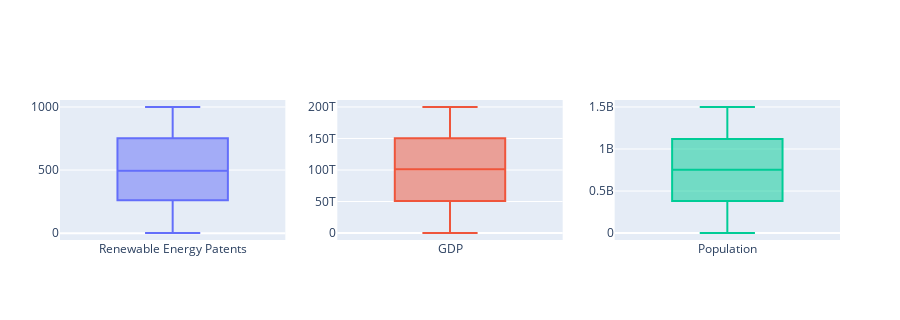

This figure's notebook cell:
### Markdown cell above
Among the integer-type variables, some were described as values representing specific features, such as Government Policies and Public-Private Partnerships in Energy. However, rather than reflecting magnitudes, these variables actually contain binary values indicating the presence or absence of a given feature, as if a feature engineering process had already been applied. Therefore, and considering that the original magnitudes cannot be retrieved, these variables will be treated as binary for the model implementation.

### Code cell
int_vals = train_df.select_dtypes('int64').columns[1:]

boxplots(train_df, vars= int_vals[:3], title='')

### Figure 1 — Plotly figure (JSON) as saved in the notebook; plotly's stock layout.template omitted (floating-point values rounded to 4 significant figures; data arrays with more than 128 entries replaced by an {"elided": "..."} marker saying what was removed)
{"data": [{"boxpoints": "outliers", "name": "Renewable Energy Patents", "type": "box", "xaxis": "x", "y": {"elided": "2400 int values"}, "yaxis": "y"}, {"boxpoints": "outliers", "name": "GDP", "type": "box", "xaxis": "x2", "y": {"elided": "2400 int values"}, "yaxis": "y2"}, {"boxpoints": "outliers", "name": "Population", "type": "box", "xaxis": "x3", "y": {"elided": "2400 int values"}, "yaxis": "y3"}], "layout": {"height": 320, "margin": {"l": 60, "r": 60}, "showlegend": false, "title": {"text": ""}, "xaxis": {"anchor": "y", "domain": [0, 0.2889]}, "xaxis2": {"anchor": "y2", "domain": [0.3556, 0.6444]}, "xaxis3": {"anchor": "y3", "domain": [0.7111, 1]}, "yaxis": {"anchor": "x", "domain": [0, 1]}, "yaxis2": {"anchor": "x2", "domain": [0, 1]}, "yaxis3": {"anchor": "x3", "domain": [0, 1]}}}
